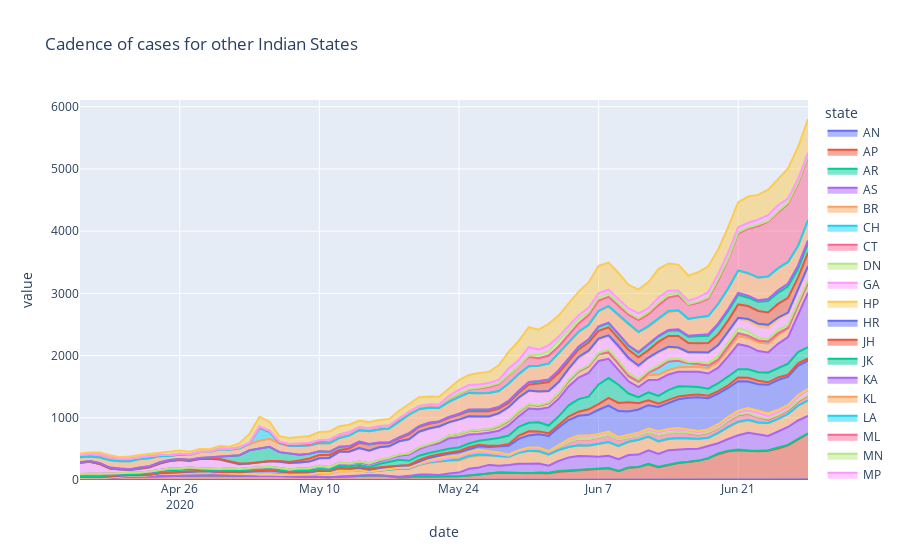

The code cell stored with this chart in its notebook:
### Code cell
rem_state_df[rem_state_df < 0] = 0
fig = rem_state_df.T.plot.area(title="Cadence of cases for other Indian States")
fig.show()
